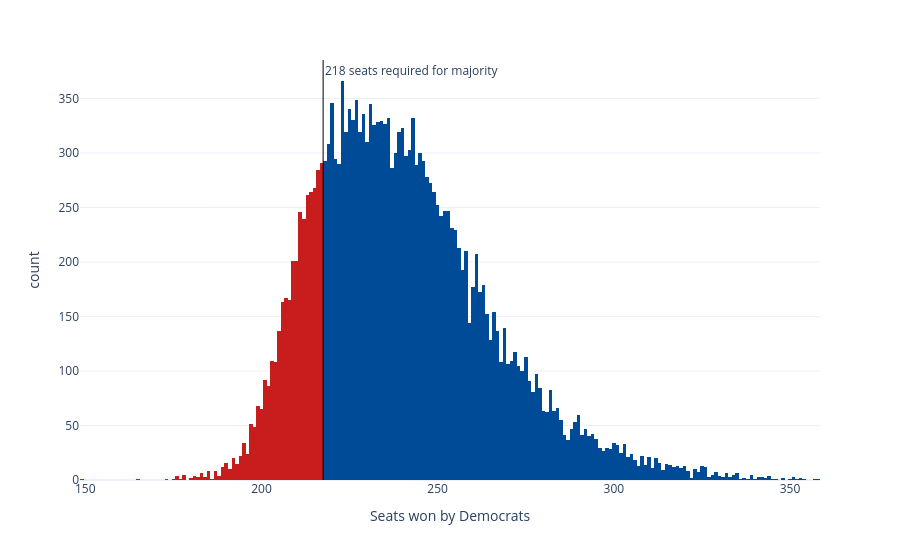

Source (notebook cell):
### Code cell
sims_hist = px.histogram(seat_sims, x='seats', nbins=np.unique(seat_sims['seats']).shape[0]*2, color='winner',
                         color_discrete_map={'Democrats': '#004b97', 'Republicans': '#c71e1d'},
                         labels={'seats':'Seats won by Democrats', 'winner': 'Winner'}, template='plotly_white')
sims_hist.update_traces(showlegend=False)
sims_hist.add_vline(x=217.5, line_width=1, line_color='black', annotation_text='218 seats required for majority', 
                    annotation_position='top right')
sims_hist

### Figure 1 — Plotly figure (JSON) as saved in the notebook; plotly's stock layout.template omitted (floating-point values rounded to 4 significant figures; data arrays with more than 128 entries replaced by an {"elided": "..."} marker saying what was removed)
{"data": [{"bingroup": "x", "hovertemplate": "Winner=Republicans<br>Seats won by Democrats=%{x}<br>count=%{y}<extra></extra>", "legendgroup": "Republicans", "marker": {"color": "#c71e1d", "pattern": {"shape": ""}}, "name": "Republicans", "nbinsx": 364, "orientation": "v", "showlegend": false, "type": "histogram", "x": {"elided": "3721 int values"}, "xaxis": "x", "yaxis": "y"}, {"bingroup": "x", "hovertemplate": "Winner=Democrats<br>Seats won by Democrats=%{x}<br>count=%{y}<extra></extra>", "legendgroup": "Democrats", "marker": {"color": "#004b97", "pattern": {"shape": ""}}, "name": "Democrats", "nbinsx": 364, "orientation": "v", "showlegend": false, "type": "histogram", "x": {"elided": "16279 int values"}, "xaxis": "x", "yaxis": "y"}], "layout": {"annotations": [{"showarrow": false, "text": "218 seats required for majority", "x": 217.5, "xanchor": "left", "xref": "x", "y": 1, "yanchor": "top", "yref": "y domain"}], "barmode": "relative", "legend": {"title": {"text": "Winner"}, "tracegroupgap": 0}, "margin": {"t": 60}, "shapes": [{"line": {"color": "black", "width": 1}, "type": "line", "x0": 217.5, "x1": 217.5, "xref": "x", "y0": 0, "y1": 1, "yref": "y domain"}], "xaxis": {"anchor": "y", "domain": [0, 1], "title": {"text": "Seats won by Democrats"}}, "yaxis": {"anchor": "x", "domain": [0, 1], "title": {"text": "count"}}}}
